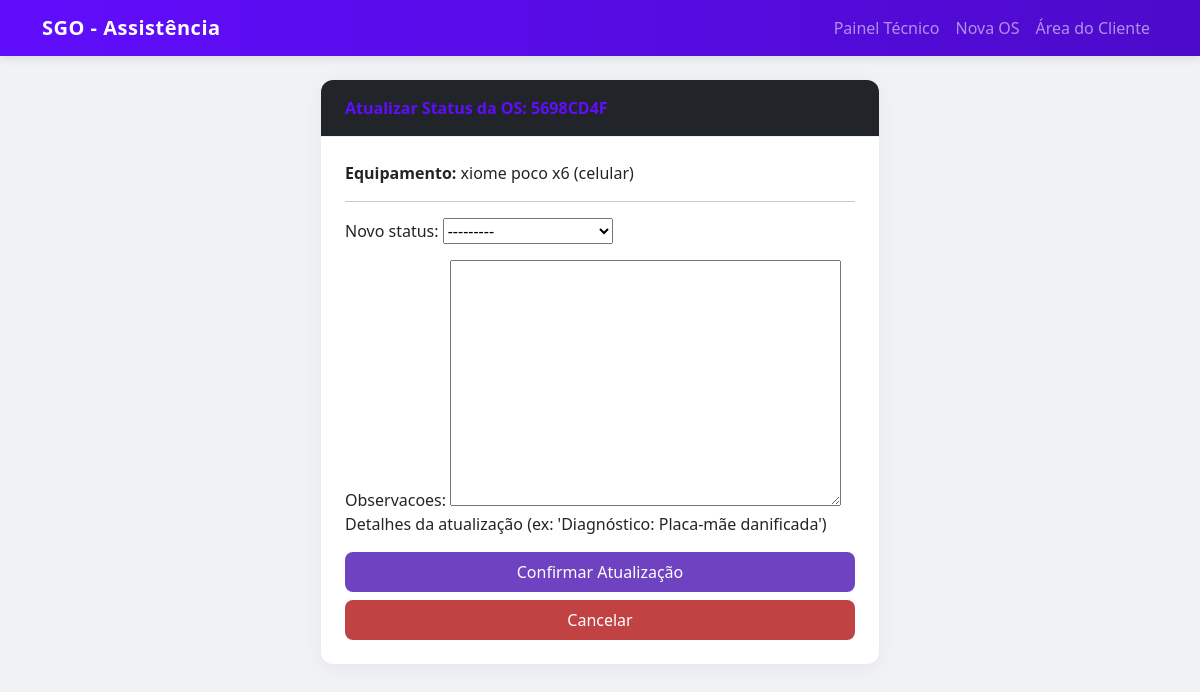
Page /os/3/atualizar/ on the committed database.
### tcc/models.py (models this page shows, shortened)
class OrdemDeServico(models.Model):
    STATUS_CHOICES = [
        ('aberto', 'Aberta'),
        ('em_analise', 'Em Análise'),
        ('aguardando_peca', 'Aguardando Peça'),
        ('em_reparo', 'Em Reparo'),
        ('concluido', 'Concluído'),
        ('entregue', 'Entregue ao Cliente'),
    ]
    cliente = models.ForeignKey(Cliente, on_delete=models.CASCADE)
    equipamento = models.ForeignKey(Equipamento, on_delete=models.CASCADE)
    data_abertura = models.DateTimeField(auto_now_add=True)
    defeito_relatado = models.TextField(help_text="Descrição do defeito pelo cliente.")
    status_atual = models.CharField(max_length=20, choices=STATUS_CHOICES, default='aberto')
    codigo_consulta = models.CharField(
        max_length=8,
        unique=True,
        editable=False,
        default=uuid.uuid4().hex[:8].upper()
    )
    class Meta:
        verbose_name = "Ordem de Serviço"
        verbose_name_plural = "Ordens de Serviço"
        ordering = ['-data_abertura'] # Ordena pela mais recente

class Equipamento(models.Model):
    tipo = models.CharField(max_length=50, help_text="Ex: Computador, Telemóvel, TV")
    marca = models.CharField(max_length=50)
    modelo = models.CharField(max_length=50)
    numero_serie = models.CharField(max_length=100, unique=True, blank=True, null=True)
    class Meta:
        verbose_name = "Equipamento"
        verbose_name_plural = "Equipamentos"
    def __str__(self):
        return f"{self.marca} {self.modelo} ({self.tipo})"

### tcc/views.py (the view, shortened to what this page needs)
# urls.py: path('os/<int:os_id>/atualizar/', views.AtualizacaoStatusCreateView.as_view(), name='atualizar_status'),
class AtualizacaoStatusCreateView(CreateView):
    model = AtualizacaoStatus
    fields = ['novo_status', 'observacoes']
    template_name = 'os/atualizacao_form.html'
    def dispatch(self, request, *args, **kwargs):
        self.os_obj = get_object_or_404(OrdemDeServico, pk=self.kwargs['os_id'])
        return super().dispatch(request, *args, **kwargs)
    def get_context_data(self, **kwargs):
        context = super().get_context_data(**kwargs)
        context['os'] = self.os_obj
        return context

### tcc/templates/os/atualizacao_form.html (shortened to what this page needs)
{% extends 'os/base.html' %}
{% block content %}
<div class="col-md-6 mx-auto">
    <div class="card">
        <div class="card-header bg-dark">
            Atualizar Status da OS: <strong>{{ os.codigo_consulta }}</strong>
        </div>
        <div class="card-body">
            <p><strong>Equipamento:</strong> {{ os.equipamento }}</p>
            <hr>
            <form method="post">
                {{ form.as_p }}
                <div class="d-grid gap-2">
                    <button type="submit" class="btn btn-custom">Confirmar Atualização</button>
                    <a href="{% url 'detalhe_os' os.id %}" class="btn btn-custom-dois">Cancelar</a>
                </div>
            </form>
        </div>
    </div>
</div>
{% endblock %}

### tcc/static/css/style.css (style rules this page uses)
:root { --primary-color: #610dfd; --primary-dark: #4d0aca; --secondary-bg: #f8f9fa; --card-shadow: 0 4px 20px rgba(0, 0, 0, 0.05); --border-radius: 12px; }
body { background-color: #f0f2f5; font-family: 'Segoe UI', Roboto, 'Helvetica Neue', sans-serif; color: #343a40; }
.card { border: none; border-radius: var(--border-radius); box-shadow: var(--card-shadow); background-color: #fff; margin-bottom: 1.5rem; transition: transform 0.2s ease-in-out; }
.card-header { background-color: #fff; border-bottom: 1px solid #edf2f7; border-radius: var(--border-radius) var(--border-radius) 0 0 !important; font-weight: 600; padding: 1rem 1.5rem; color: var(--primary-color); }
.card-body { padding: 1.5rem; }
.btn { border-radius: 8px; padding: 0.5rem 1rem; font-weight: 500; transition: all 0.3s; }
.btn-custom { background-color: #6f42c1; color: white; border: none; }
.btn-custom-dois { background-color: #c14242; color: white; border: none }

### rows in the picture
OrdemDeServico: codigo_consulta "5698CD4F", equipamento "xiome poco x6 (celular)"
